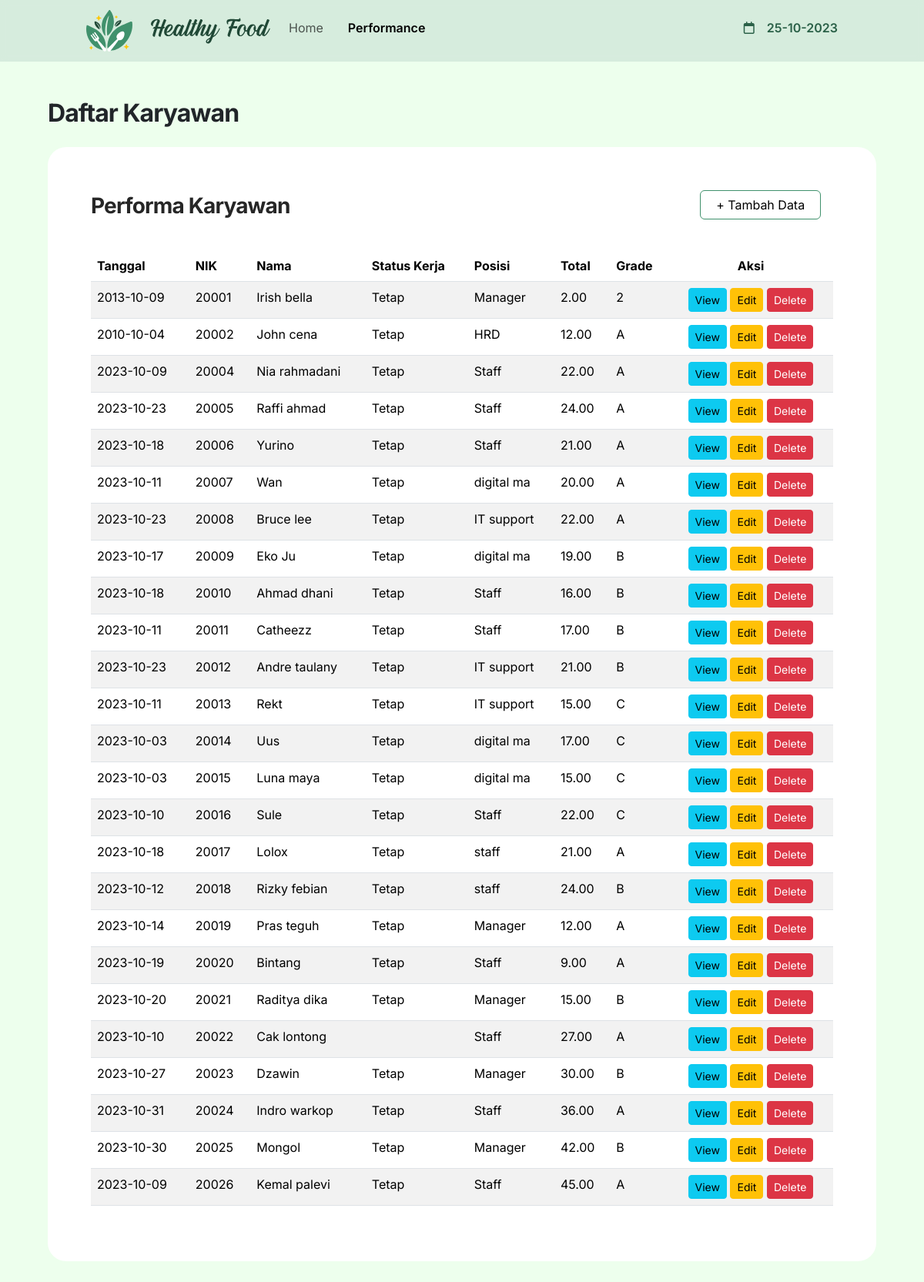
Before: /performance.php with the older database file.
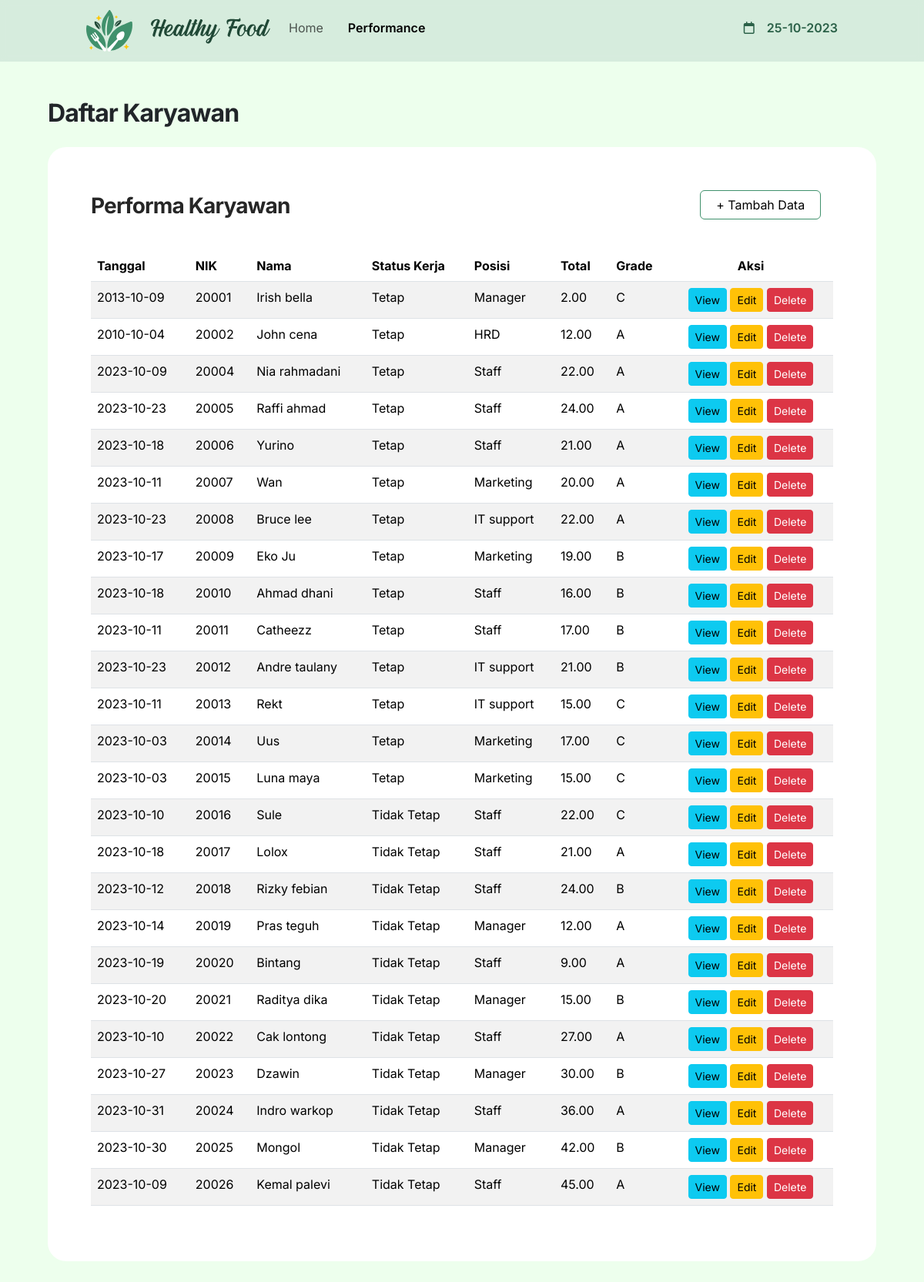
After: the same page with the newer database file.
### tables this page shows
CREATE TABLE `performance` (
  `nik` int(8) NOT NULL,
  `foto` varchar(200) NOT NULL,
  `nama` varchar(200) NOT NULL,
  `status_kerja` enum('Tetap','Tidak Tetap') NOT NULL,
  `position` varchar(10) NOT NULL,
  `tgl_penilaian` date NOT NULL,
  `responsibility` decimal(10,2) NOT NULL,
  `teamwork` decimal(10,2) NOT NULL,
  `management_time` decimal(10,2) NOT NULL,
  `total` decimal(10,2) NOT NULL,
  `grade` varchar(3) NOT NULL
);

### performance.php (the view, shortened to what this page needs)
<?php
include "sqlConnect.php"
?>
<!DOCTYPE html>
<html lang="en">
<head>
    <link href="https://cdn.jsdelivr.net/npm/bootstrap@5.3.2/dist/css/bootstrap.min.css" rel="stylesheet">
    <link rel="stylesheet" href="style.css">
    <link rel="stylesheet" href="https://cdnjs.cloudflare.com/ajax/libs/font-awesome/6.4.2/css/all.min.css" />
</head>
<body>
    <nav class="navbar navbar-expand-lg bg-body-tertiary sticky-top">
        <div class="container-fluid">
            <a class="navbar-brand" href="#"><img src="images/logo.svg"><img src="images/logoText.svg"></a>
            <div class="collapse navbar-collapse" id="navbarNavAltMarkup">
                <div class="navbar-nav">
                    <div>
                        <a class="nav-link" aria-current="page" href="index.php">Home</a>
                        <a class="nav-link active" href="performance.php">Performance</a>
                    </div>
                    <div>
                        <i class="fa-regular fa-calendar"></i>
                        <p id="tgl">tanggal</p>
                    </div>
                </div>
            </div>
        </div>
    </nav>
    <div class="container">
        <div class="content-body">
            <h1 class="PageTitle mt-3">Daftar Karyawan</h1>
            <div class="card">
                <div class="card-body">
                    <div class="row">
                        <div class="col-12 col-lg-6">
                            <div class="card-title">
                                <h2 class="table-title mt-1">Performa Karyawan</h2>
                            </div>
                        </div>
                        <div class="col-12 col-lg-6 d-flex justify-content-end">
                            <div class="col-12 col-xl-4 col-lg-6 col-sm-12 btn-top">
                                <a href="tambah-performance.php" class="btn btn-primary" style="background-color:white;color:black;border:1;border-color:#40916C;width:100%">
                                    + Tambah Data
                                </a>
                            </div>
                        </div>
                    </div>
                </div>
                <div class="table-responsive p-3">
                    <table class="table table-striped">
                        <thead>
                            <tr>
                                <th>Tanggal</th>
                                <th>NIK</th>
                                <th>Nama</th>
                                <th>Status Kerja</th>
                                <th>Posisi</th>
                                <th>Total</th>
                                <th>Grade</th>
                                <th style="text-align:center">Aksi</th>
                            </tr>
                        </thead>
                        <tbody>
                            <?php
                            $ssql = "select * from performance";
                            $result = mysqli_query($conn, $ssql);
                            if ($result->num_rows > 0) {
                                while ($row = $result->fetch_assoc()) {
                            ?>
                                    <tr>
                                        <td><?php echo $row["tgl_penilaian"] ?></td>
                                        <td><?php echo $row["nik"] ?></td>
                                        <td><?php echo $row["nama"] ?></td>
                                        <td><?php echo $row["status_kerja"] ?></td>
                                        <td><?php echo $row["position"] ?></td>
                                        <td><?php echo $row["total"] ?></td>
                                        <td><?php echo $row["grade"] ?></td>
                                        <td align="center">
                                            <a href="view_performance.php?nik=<?php echo $row['nik']; ?>" class="btn btn-info btn-sm">View</a>
                                            <a href="edit_performance.php?nik=<?php echo $row['nik']; ?>" class="btn btn-warning btn-sm">Edit</a>
                                            <button type="button" class="btn btn-danger btn-sm" data-bs-toggle="modal" data-bs-target="#modalHapus">Delete</button>
                                        </td>
                                    </tr>
                            <?php
                                }
                            }
                            ?>
                        </tbody>
                    </table>
                </div>
            </div>
        </div>
    </div>
</body>
</html>

Changed rows visible on the page:
changed performance "Irish bella": grade "2" → "C"
changed performance "Wan": position "digital ma" → "Marketing"
changed performance "Eko Ju": position "digital ma" → "Marketing"
changed performance "Uus": position "digital ma" → "Marketing"
changed performance "Luna maya": position "digital ma" → "Marketing"
changed performance "Sule": status_kerja "Tetap" → "Tidak Tetap"
changed performance "Lolox": status_kerja "Tetap" → "Tidak Tetap"; position "staff" → "Staff"
changed performance "Rizky febian": status_kerja "Tetap" → "Tidak Tetap"; position "staff" → "Staff"
changed performance "Pras teguh": status_kerja "Tetap" → "Tidak Tetap"
changed performance "Bintang": status_kerja "Tetap" → "Tidak Tetap"
changed performance "Raditya dika": status_kerja "Tetap" → "Tidak Tetap"
changed performance "Cak lontong": status_kerja (not shown) → "Tidak Tetap"
changed performance "Dzawin": status_kerja "Tetap" → "Tidak Tetap"
changed performance "Indro warkop": status_kerja "Tetap" → "Tidak Tetap"
changed performance "Mongol": status_kerja "Tetap" → "Tidak Tetap"
changed performance "Kemal palevi": status_kerja "Tetap" → "Tidak Tetap"
